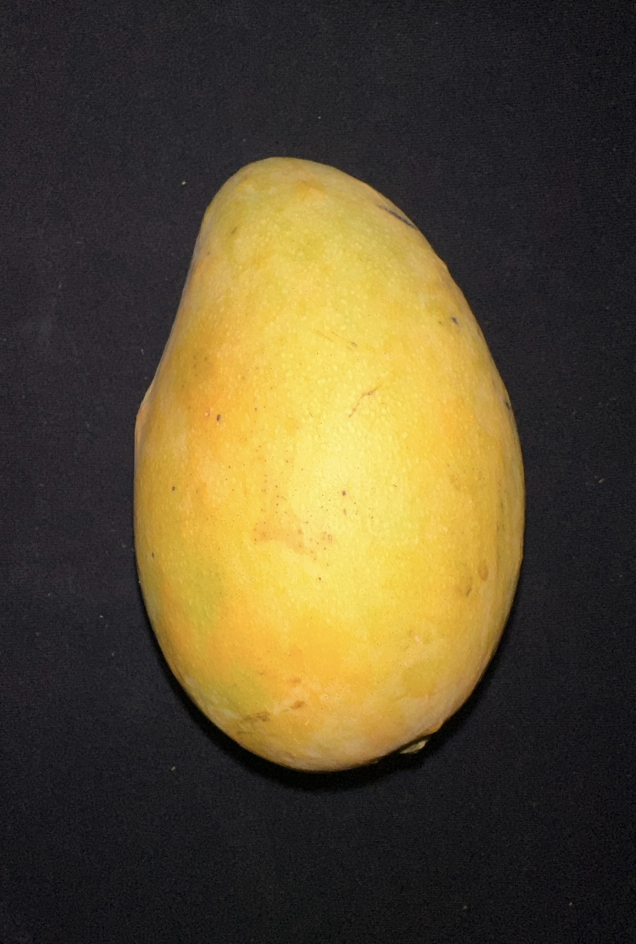
#> input picture Day5/mango1.JPG, 1271 x 1888 px, given in place of orange2.JPG, which was not available (shown at 1/2 size)
$ python orange.py
#> lines starting #> are read from the running program, lines starting #| are printed output that depends on the picture; after the words box and inside, x2 and y2 are one past the last pixel; in counts of white or black regions, pixels touching at a corner belong together; long printed decimals are rounded; pictures that were not available may be replaced by others from this repository, and a replacement may not be noted
#> in orange_score, img is the input picture: shape (1888, 1271, 3); mean B, G, R 47.7, 77.1, 89.5
### fruitfunc/general.py
import numpy as np
import math
import cv2
from PIL import Image
from collections import defaultdict
from scipy.ndimage import laplace


"""
CONTOUR FOR COLOR/TEXTURE:
Reads in the image, gets a contour for the fruit
Returns the img, gray_img, and the mask for the contour
"""
# [17 lines left out: function get_color_texture_contour_data, not called in this run]

"""
CONTOUR FOR HUE/SATURATION:
Reads in the image, gets a contour for the fruit using HSV
Returns the img, hsv_img, and the mask for the contour
"""
# [17 lines left out: function get_hue_saturation_contour_data, not called in this run]

"""
COLOR:
Returns a 1d numpy array with the RGB values within the contour
"""
# [5 lines left out: function get_color_array, not called in this run]

"""
TEXTURE:
Returns a 1d numpy array with the grayscale values within the contour
"""
# [4 lines left out: function get_gray_array, not called in this run]

"""
HUE:
Returns a 1d numpy array with the hue values within the contour
"""
# [4 lines left out: function get_hue_array, not called in this run]

"""
SATURATION:
Returns a 1d numpy array with the saturation values within the contour
"""
# [4 lines left out: function get_saturation_array, not called in this run]

"""
GENERAL MAX VALUE:
It finds the color that most frequently appears in the contour
FOR COLOR: example format returned is [204 204 152] in RGB order, type = numpy.ndarray
FOR TEXTURE: example format returned is 185, type = numpy.uint8
FOR HUE: example format returned is 23, type = numpy.uint8
FOR SATURATION: example format returned is 180, type = numpy.uint8
"""
# [4 lines left out: function get_max_value_from_contour, not called in this run]

# calls the PIL built in function to show a PIL image
def display_PIL(PIL_img):
    PIL_img.show()
    pass

# [3 lines that do not run on import are left out]


"""
PROCESS:
Removes noise from image and cleans up the background
"""
def process_image(img):
# Process the image to remove noise
    kernel = np.ones((3,3),np.uint8)
    img = cv2.erode(img,kernel,iterations = 2)
    img = cv2.dilate(img,kernel,iterations = 1)

    return img

"""
CONVERT BACKGROUND TO WHITE::
Returns an image of the fruit with the background converted to white
"""
def background_to_white(img):

    # Split the image into its color channels
    b, g, r = cv2.split(img)
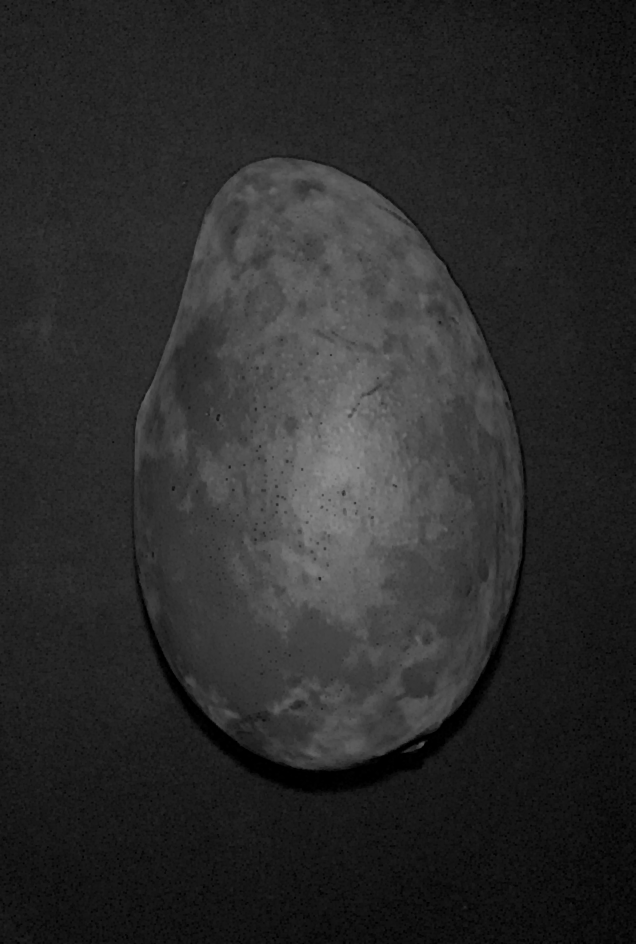
#> b: shape (1888, 1271) (shown at 1/2 size); min 0, max 142, mean 42.7

    # Convert the color channels to grayscale
    gray = cv2.cvtColor(img, cv2.COLOR_BGR2GRAY)

    # Apply a binary threshold to the grayscale image to create a mask
    ret, thresh = cv2.threshold(gray, 0, 255, cv2.THRESH_BINARY_INV+cv2.THRESH_OTSU)
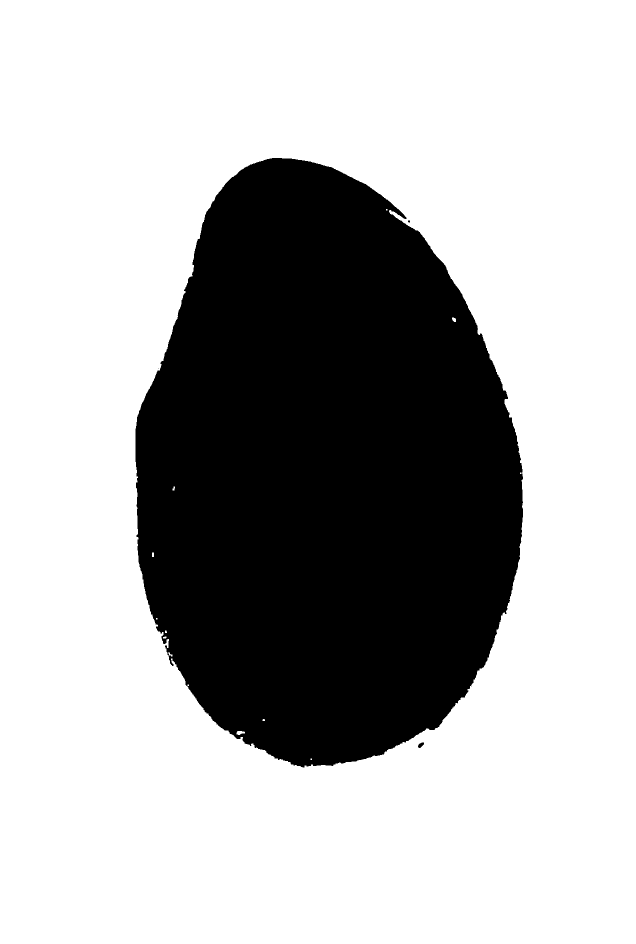
#> thresh: shape (1888, 1271) (shown at 1/2 size); 70% white; 4 black regions (2 under 20 px), largest, box (x1, y1, x2, y2) and area: (271, 316, 1046, 1535) 720156, (836, 1485, 848, 1496) 83
#> ret = 103

    # Invert the mask so that the object is black and the background is white
    mask = cv2.bitwise_not(thresh)

    # Apply the mask to each color channel
    b = cv2.bitwise_and(b, b, mask=mask)
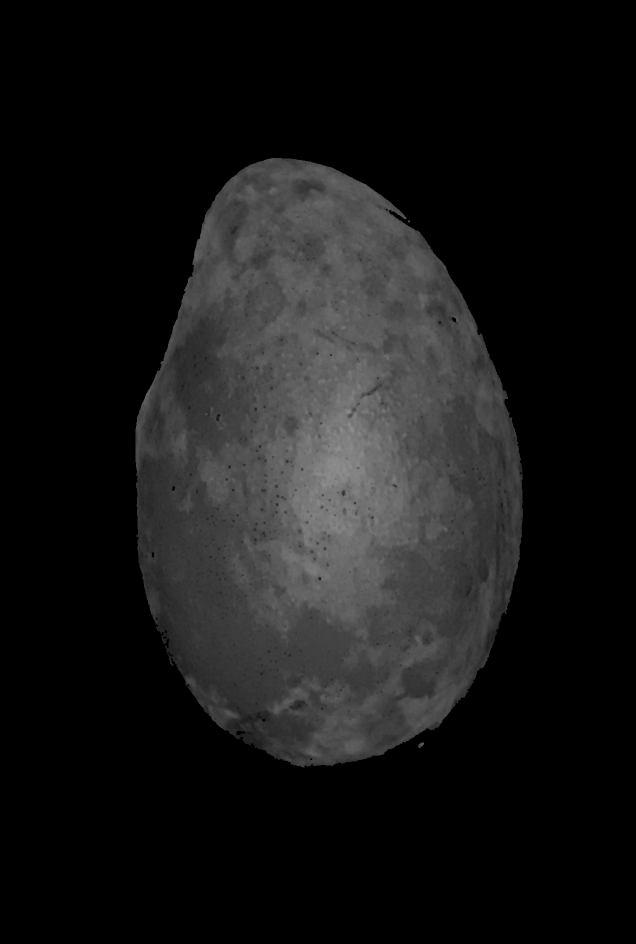
#> b: shape (1888, 1271) (shown at 1/2 size); min 0, max 142, mean 22.6
    g = cv2.bitwise_and(g, g, mask=mask)
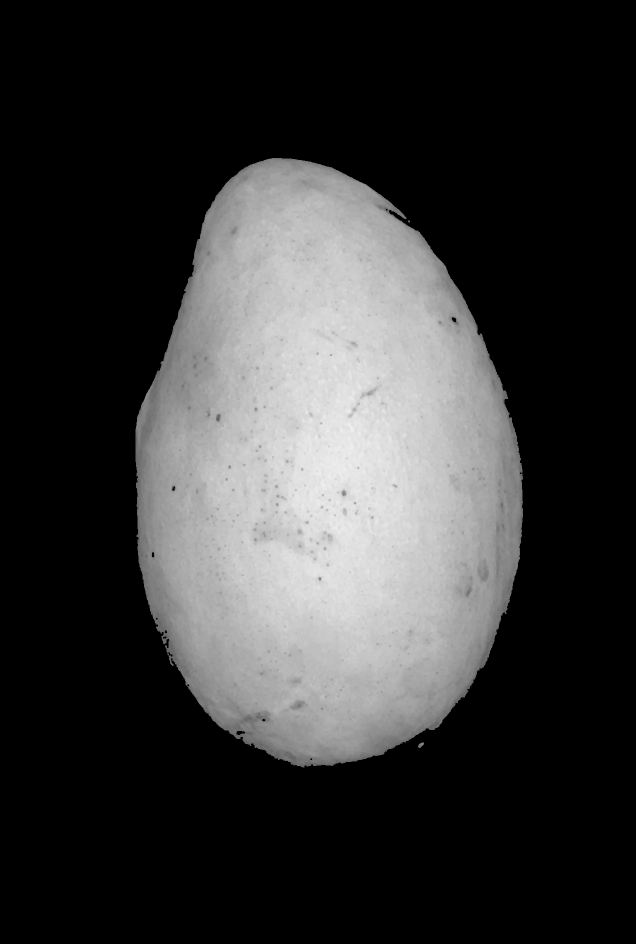
#> g: shape (1888, 1271) (shown at 1/2 size); min 0, max 238, mean 54.2
    r = cv2.bitwise_and(r, r, mask=mask)
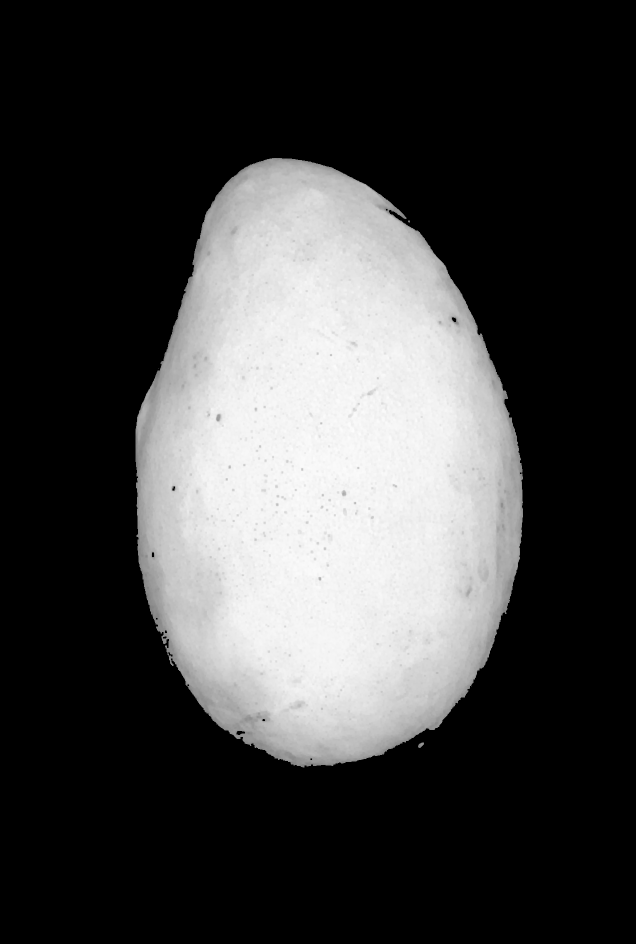
#> r: shape (1888, 1271) (shown at 1/2 size); min 0, max 253, mean 65.5

    # Merge the color channels back into a single image
    result = cv2.merge((b, g, r))

    # Apply the mask to the background
    background = np.full(img.shape, 255, dtype=np.uint8)
    background = cv2.bitwise_and(background, background, mask=thresh)

    # Add the masked object to the masked background
    result = cv2.add(result, background)
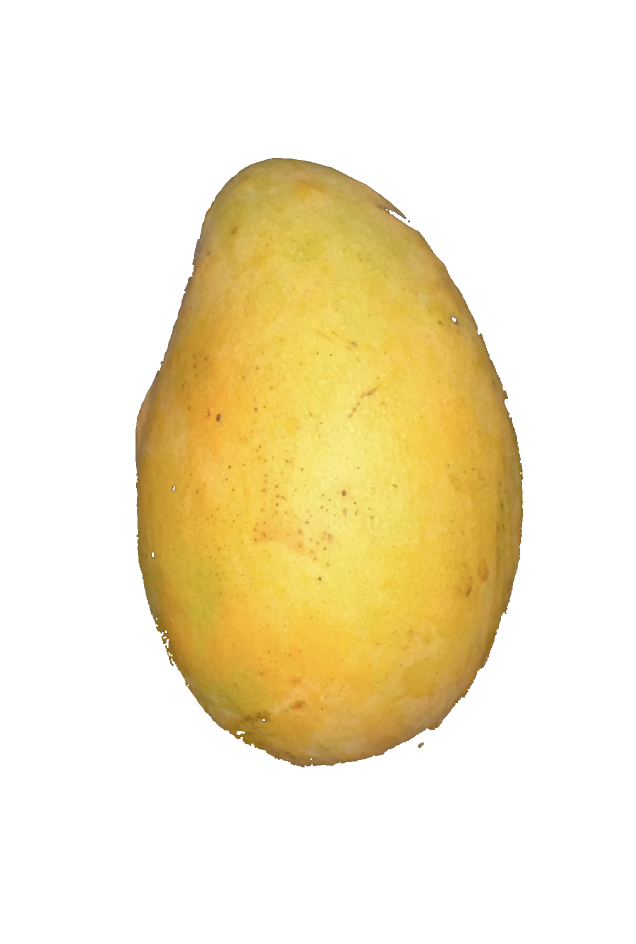
#> result: shape (1888, 1271, 3) (shown at 1/2 size); mean B, G, R 201.1, 232.7, 243.9

    return result


"""
BLEMISHES:
Returns a score between 0 and 1 calculated by the number of blemish pixels in object
"""

# [35 lines left out: function blemishes_score, not called in this run]

### fruitfunc/orange.py
import cv2
import numpy as np
import matplotlib.pyplot as plt

from general import blemishes_score, background_to_white, process_image

def orange_score(path):

    score = 0

    # read image
    img = cv2.imread('../' + path)

    # process image
    img = process_image(img)

    # convert background to white
    img = background_to_white(img)

    # get saturation score
    sat_score = saturation(img)

    print(sat_score)
    return sat_score

def saturation(img):
    # Convert image to HSV color space
    hsv = cv2.cvtColor(img, cv2.COLOR_BGR2HSV)
#> hsv: shape (1888, 1271, 3); mean H, S, V 6.6, 50.1, 243.9

    # Extract saturation channel
    saturation = hsv[:,:,1]
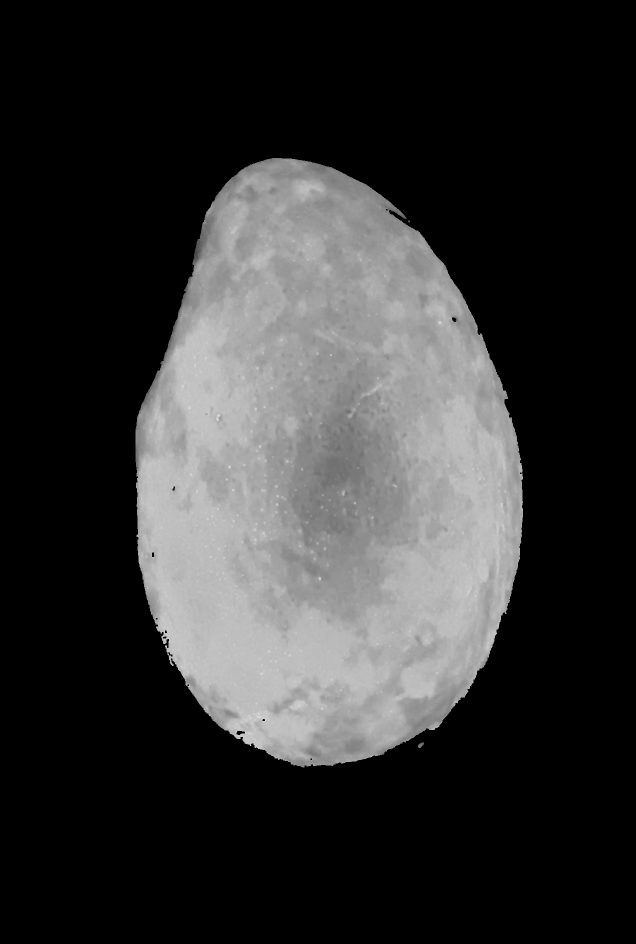
#> saturation: shape (1888, 1271) (shown at 1/2 size); min 0, max 223, mean 50.1

    # Compute average saturation value
    saturation_mean = np.mean(saturation)
#> saturation_mean = 50.11
    normalized_saturation = saturation_mean/255
#> normalized_saturation = 0.197

    return 4*normalized_saturation

for i in range(1, 11):
    path = f'Day{i}/orange2.JPG'
    orange_score(path)
#> in orange_score, `sat_score = saturation(img)`: sat_score = 0.786
#| 0.786
    print()
#> pass 2 of the loop `for i in range(1, 11):`:
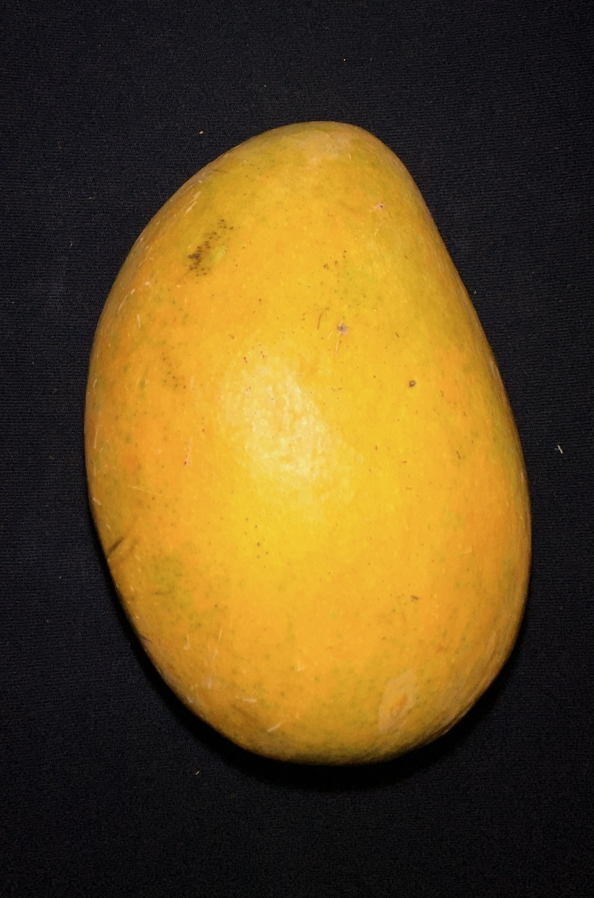
#> input picture Day5/mango2.JPG, 1188 x 1796 px, given in place of orange2.JPG, which was not available (shown at 1/2 size)
#> in orange_score, img is the input picture: shape (1796, 1188, 3); mean B, G, R 31.3, 76.6, 100.5
#> gray: shape (1796, 1188)
#> in background_to_white (call 2), `ret, thresh = cv2.threshold(gray, 0, 255, cv2.THRESH_BINARY_INV+cv2.TH..`:
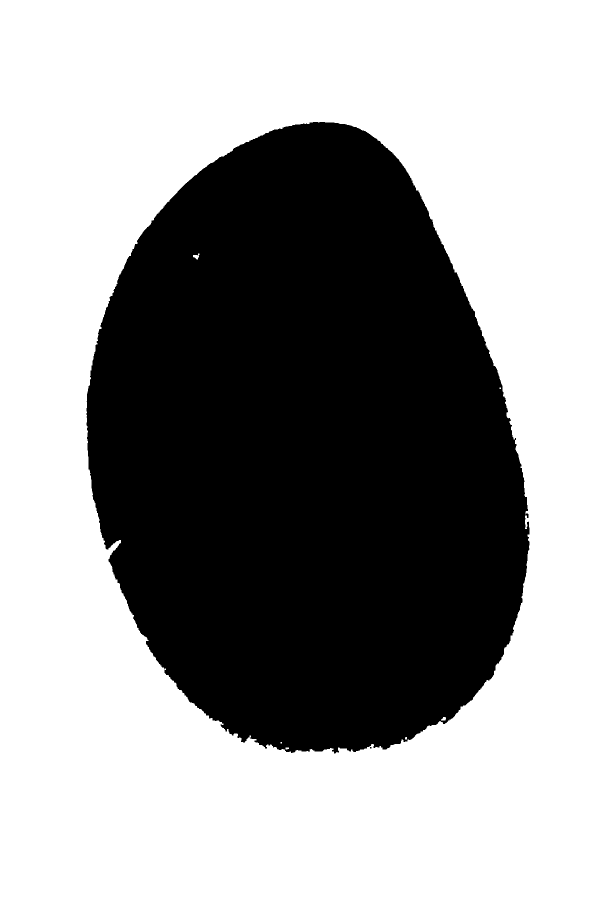
#> thresh: shape (1796, 1188) (shown at 1/2 size); 60% white; 2 black regions (1 under 20 px), largest, box (x1, y1, x2, y2) and area: (173, 244, 1059, 1507) 854304
#> ret = 87
#> hsv: shape (1796, 1188, 3); mean H, S, V 8.1, 82.2, 239.4
#> in saturation (call 2), `saturation = hsv[:,:,1]`:
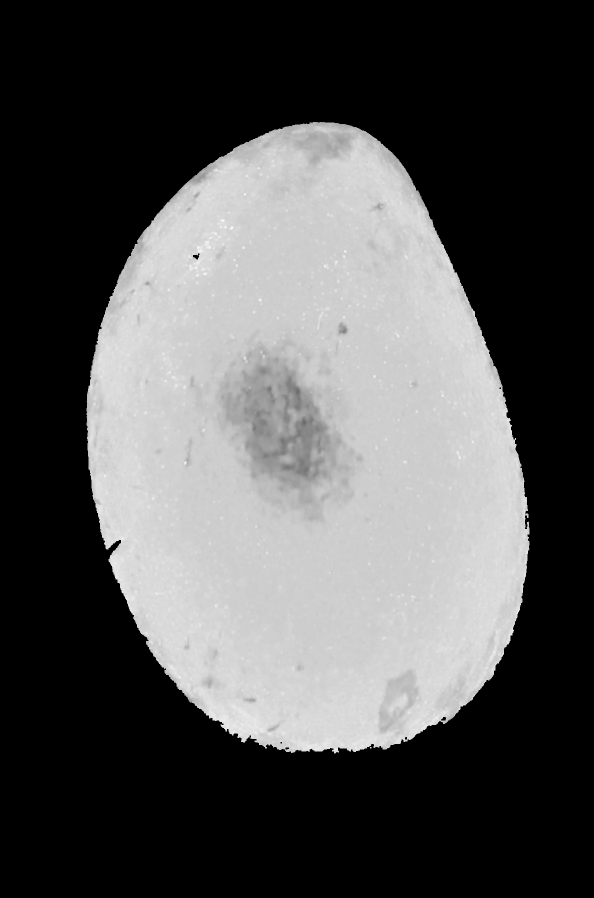
#> saturation: shape (1796, 1188) (shown at 1/2 size); min 0, max 250, mean 82.2
#> saturation_mean = 82.2
#> normalized_saturation = 0.322
#> sat_score = 1.29
#| 1.289
#> (the run stopped early here; a loop or call above may not have finished)
